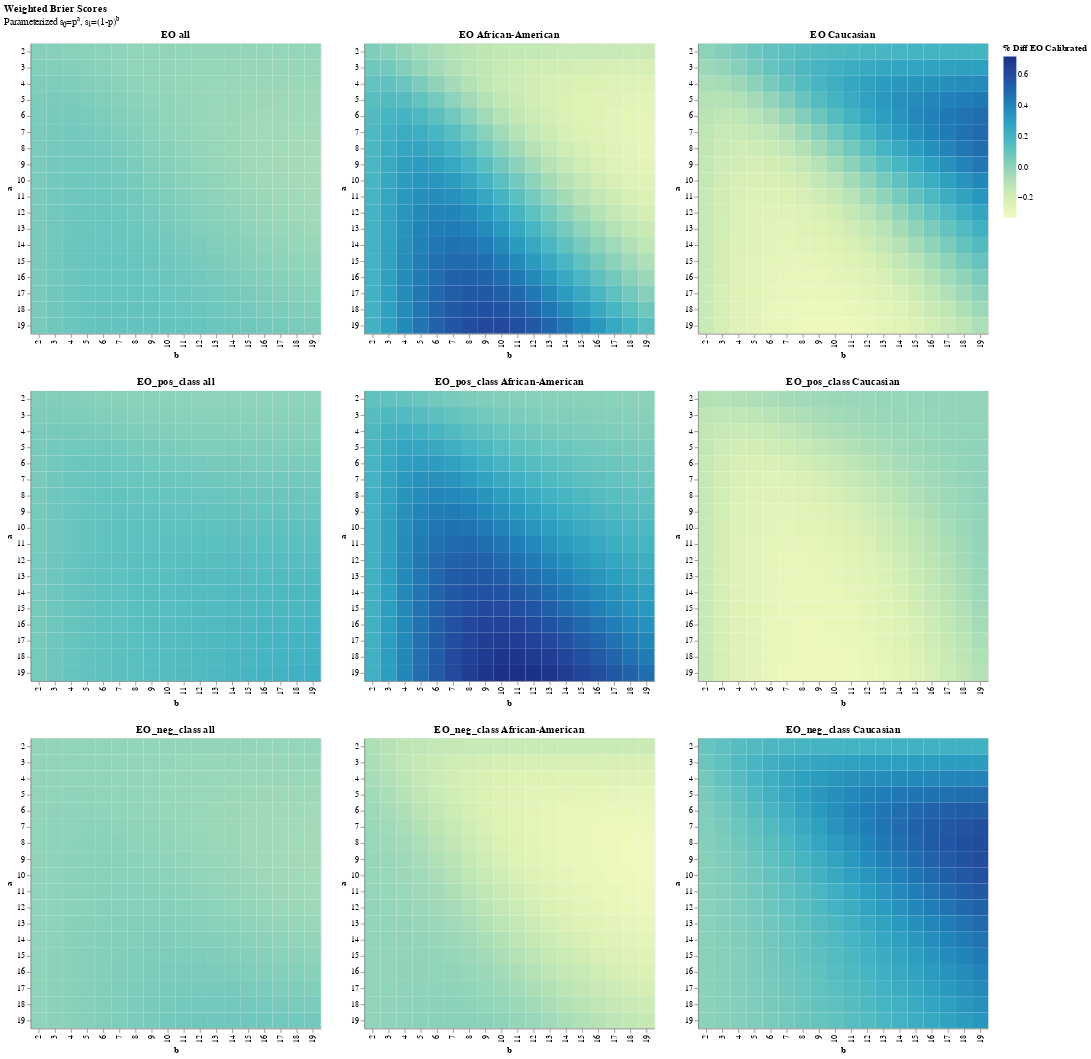

The cell this chart's notebook holds for it:
### Code cell
# Heatmap of scores for different Brier weights
rows = []
for a,b in itertools.product(range(2,20),repeat=2):
    scores = {'a' : a , 'b' : b}
    for predictor in PREDICTOR_TYPES:
        scorer = WeightedBrierScorer(a,b)
        results = scorer.score_many(df['two_year_recid'],df[predictor],df['race'])
        for race in RACES:
            scores[predictor + '_' + race] = results[race]
    rows.append(scores)

scores_df = pd.DataFrame.from_dict(rows,orient='columns')
charts = []
for t in [p for p in PREDICTOR_TYPES if p.startswith('thresholdless')]:
    prefix = t.replace("thresholdless_","")
    for race in RACES:
        scores_df['cal_%s_pdiff_%s' % (prefix,race)] = scores_df[['calibrated_' + race,t+'_'+race]].pct_change(axis=1)[t+'_'+race]
        chart = alt.Chart(scores_df).mark_rect().encode(
            x='b:O',
            y='a:O',
            color=alt.Color('cal_%s_pdiff_%s' % (prefix,race),title='% Diff EO Calibrated')
        ).properties(title='%s %s' % (prefix,race))
        charts.append(chart)
alt.concat(*charts,columns=3).properties(title=alt.Title('Weighted Brier Scores',subtitle='Parameterized s₀=pᵃ, s₁=(1-p)ᵇ'))

### Figure 1 — Vega-Lite specification as saved in the notebook (floating-point values rounded to 4 significant figures; data arrays with more than 128 entries replaced by an {"elided": "..."} marker saying what was removed)
{"config": {"view": {"continuousWidth": 300, "continuousHeight": 300}}, "concat": [{"mark": {"type": "rect"}, "encoding": {"color": {"field": "cal_EO_pdiff_all", "title": "% Diff EO Calibrated", "type": "quantitative"}, "x": {"field": "b", "type": "ordinal"}, "y": {"field": "a", "type": "ordinal"}}, "title": "EO all"}, {"mark": {"type": "rect"}, "encoding": {"color": {"field": "cal_EO_pdiff_African-American", "title": "% Diff EO Calibrated", "type": "quantitative"}, "x": {"field": "b", "type": "ordinal"}, "y": {"field": "a", "type": "ordinal"}}, "title": "EO African-American"}, {"mark": {"type": "rect"}, "encoding": {"color": {"field": "cal_EO_pdiff_Caucasian", "title": "% Diff EO Calibrated", "type": "quantitative"}, "x": {"field": "b", "type": "ordinal"}, "y": {"field": "a", "type": "ordinal"}}, "title": "EO Caucasian"}, {"mark": {"type": "rect"}, "encoding": {"color": {"field": "cal_EO_pos_class_pdiff_all", "title": "% Diff EO Calibrated", "type": "quantitative"}, "x": {"field": "b", "type": "ordinal"}, "y": {"field": "a", "type": "ordinal"}}, "title": "EO_pos_class all"}, {"mark": {"type": "rect"}, "encoding": {"color": {"field": "cal_EO_pos_class_pdiff_African-American", "title": "% Diff EO Calibrated", "type": "quantitative"}, "x": {"field": "b", "type": "ordinal"}, "y": {"field": "a", "type": "ordinal"}}, "title": "EO_pos_class African-American"}, {"mark": {"type": "rect"}, "encoding": {"color": {"field": "cal_EO_pos_class_pdiff_Caucasian", "title": "% Diff EO Calibrated", "type": "quantitative"}, "x": {"field": "b", "type": "ordinal"}, "y": {"field": "a", "type": "ordinal"}}, "title": "EO_pos_class Caucasian"}, {"mark": {"type": "rect"}, "encoding": {"color": {"field": "cal_EO_neg_class_pdiff_all", "title": "% Diff EO Calibrated", "type": "quantitative"}, "x": {"field": "b", "type": "ordinal"}, "y": {"field": "a", "type": "ordinal"}}, "title": "EO_neg_class all"}, {"mark": {"type": "rect"}, "encoding": {"color": {"field": "cal_EO_neg_class_pdiff_African-American", "title": "% Diff EO Calibrated", "type": "quantitative"}, "x": {"field": "b", "type": "ordinal"}, "y": {"field": "a", "type": "ordinal"}}, "title": "EO_neg_class African-American"}, {"mark": {"type": "rect"}, "encoding": {"color": {"field": "cal_EO_neg_class_pdiff_Caucasian", "title": "% Diff EO Calibrated", "type": "quantitative"}, "x": {"field": "b", "type": "ordinal"}, "y": {"field": "a", "type": "ordinal"}}, "title": "EO_neg_class Caucasian"}], "columns": 3, "data": {"name": "data-4336ee7dc4867bd7f4adf57bef67235e"}, "title": {"text": "Weighted Brier Scores", "subtitle": "Parameterized s₀=pᵃ, s₁=(1-p)ᵇ"}, "$schema": "https://vega.github.io/schema/vega-lite/v5.8.0.json", "datasets": {"data-4336ee7dc4867bd7f4adf57bef67235e": {"elided": "324 records"}}}
